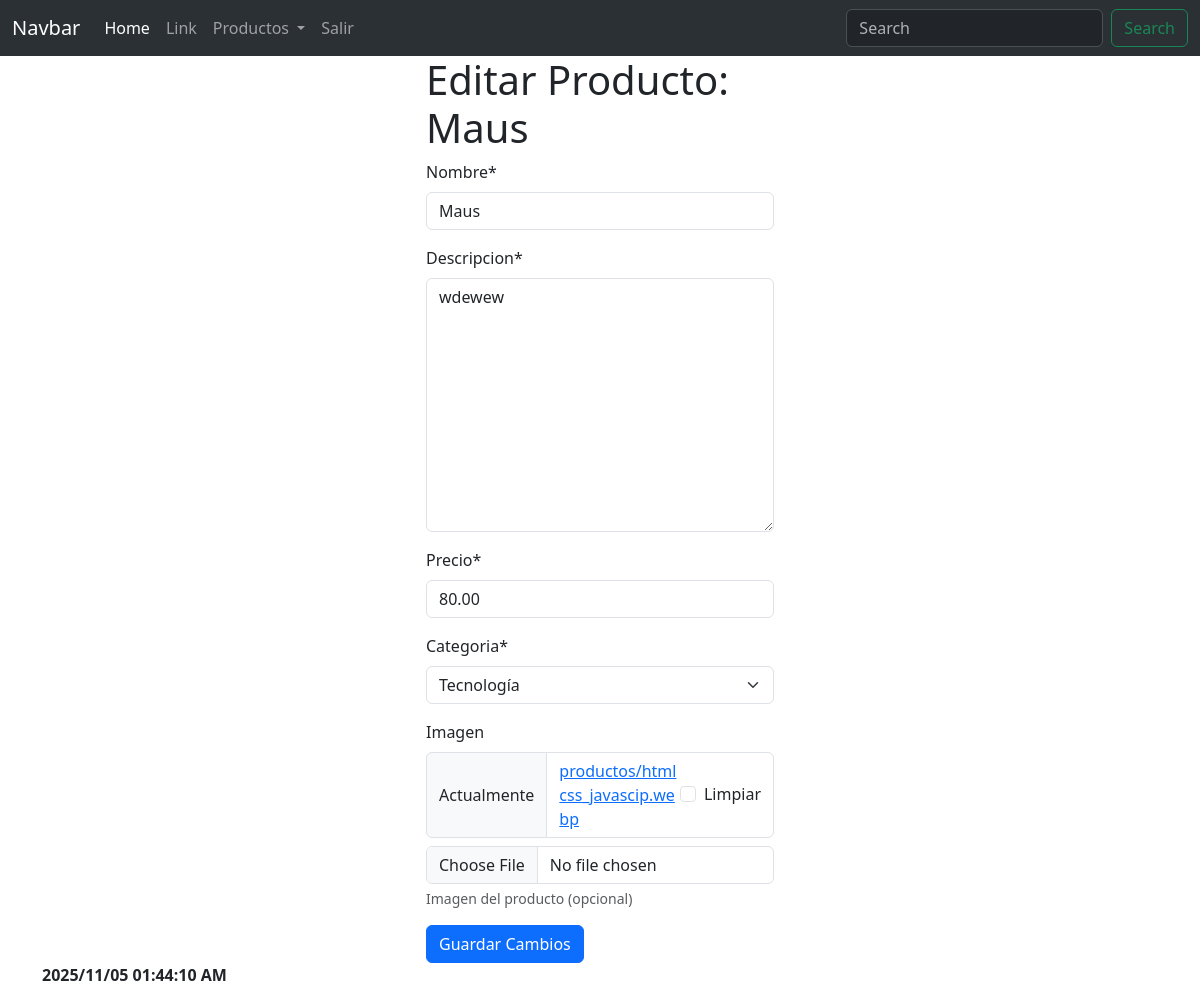
The app's page /editar_producto/20/ with its own data.
### app/ecomerce/models.py (models this page shows, shortened)
class Producto(models.Model):
    nombre = models.CharField(max_length=100, unique=True)
    descripcion = models.TextField()
    precio = models.DecimalField(max_digits=10, decimal_places=2, default=0)
    categoria = models.ForeignKey(Categoria, on_delete=models.CASCADE, related_name='productos')
    imagen = models.ImageField(upload_to='productos/', null=True, blank=True, help_text="Imagen del producto (opcional)")
    fecha_creacion = models.DateTimeField(auto_now_add=True)
    class Meta:
        verbose_name = "Producto"
        verbose_name_plural = "Productos"

class Categoria(models.Model):
    nombre = models.CharField(max_length=100)
    descripcion = models.TextField()
    def __str__(self):
        return self.nombre
    class Meta:
        verbose_name = "Categoría"
        verbose_name_plural = "Categorías"

### app/ecomerce/views.py (the view)
# urls.py: path('editar_producto/<int:id_producto>/', views.editar_producto, name='editar_producto'),
def editar_producto(request, id_producto):
    producto = Producto.objects.get(id=id_producto)
    if request.method == 'POST':
        form = FormProducto(request.POST, request.FILES, instance=producto)
        if form.is_valid():
            form.save()
            return redirect('ver_productos')
    else:
        form = FormProducto(instance=producto)
    return render(request, 'editar_producto.html', {'form': form, 'producto': producto})

### app/ecomerce/forms.py (shortened to what this page needs)
class FormProducto(forms.ModelForm):
    class Meta:
        model = Producto
        fields = '__all__'

### app/ecomerce/templates/editar_producto.html (shortened to what this page needs)
{% extends 'inicio.html' %}
{% load crispy_forms_tags %}
{% block contenidos %}
    <div class="container col-md-6 col-lg-4">
        <h1>Editar Producto: {{ producto.nombre|title }}</h1>
        <form action="/editar_producto/{{ producto.id }}/" method="POST" enctype="multipart/form-data">
            {{ form|crispy }}
            <button type="submit" class="btn btn-primary">Guardar Cambios</button>
        </form>
    </div>
{% endblock contenidos %}

### records on screen
Producto: nombre "Maus", descripcion "wdewew", precio "80.00", categoria "Tecnología"
